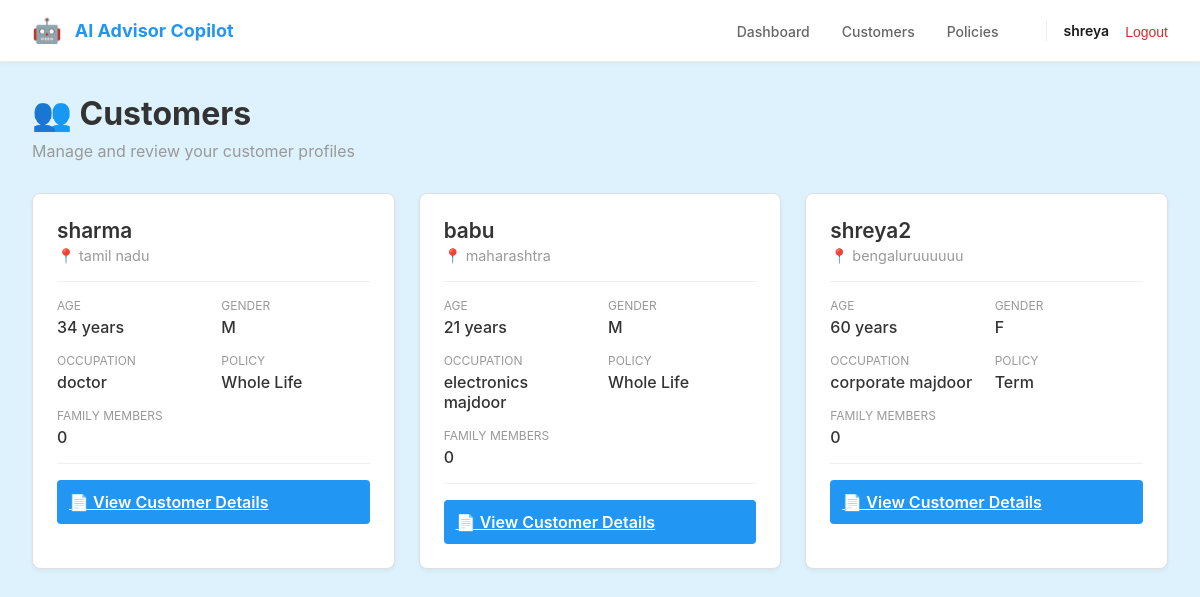
The page /customers/ (signed in) on the database as committed earlier.
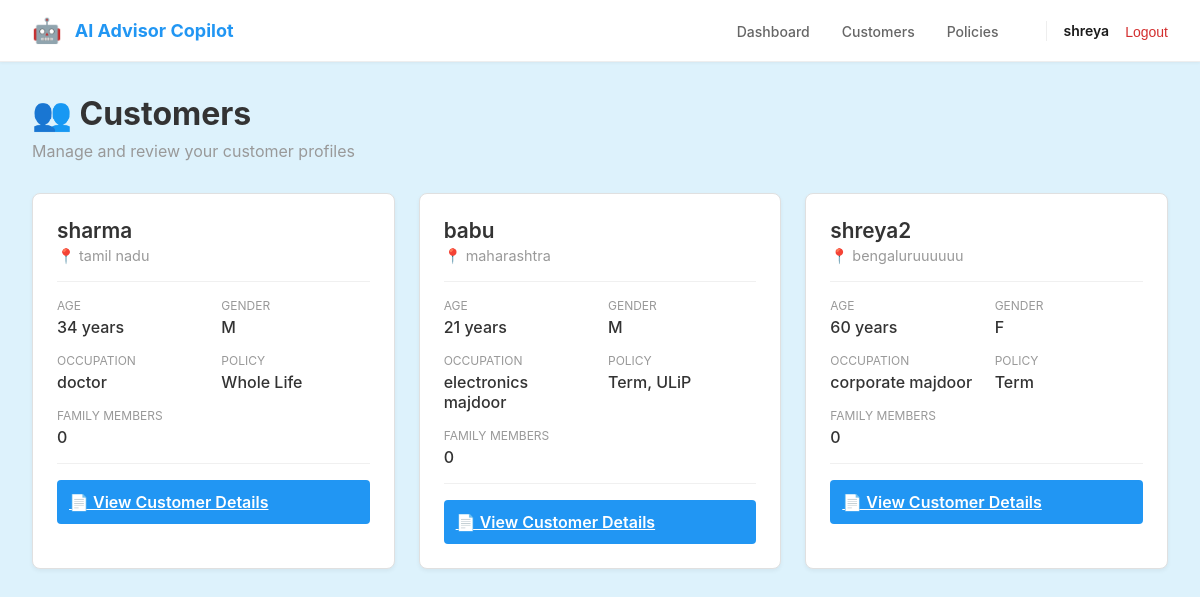
The same page on the database as committed later.
### advisors/models.py (models this page shows, shortened)
class Customer(models.Model):
    GENDER_CHOICES = [
        ("M", "Male"),
        ("F", "Female"),
        ("O", "Other"),
    ]
    full_name = models.CharField(max_length=255)
    age = models.IntegerField()
    gender = models.CharField(max_length=1, choices=GENDER_CHOICES)
    city = models.CharField(max_length=100)
    occupation = models.CharField(max_length=100)
    annual_income = models.DecimalField(max_digits=12, decimal_places=2, blank=True, null=True)
    premium_budget = models.DecimalField(max_digits=12, decimal_places=2, blank=True, null=True)
    preferred_hospitals = models.TextField(blank=True, null=True)
    assigned_to = models.ForeignKey(
        User, on_delete=models.CASCADE
    )  # Security: only assigned user sees this
    created_at = models.DateTimeField(auto_now_add=True)
    updated_at = models.DateTimeField(auto_now=True)

class ExistingInsuranceCover(models.Model):
    POLICY_TYPE_CHOICES = [
        ("Term", "Term Insurance"),
        ("Whole Life", "Whole Life"),
        ("Endowment", "Endowment"),
        ("ULiP", "Unit Linked Insurance Plan"),
        ("Other", "Other"),
    ]
    customer = models.ForeignKey(
        Customer, on_delete=models.CASCADE, related_name="insurance_covers"
    )
    provider_name = models.CharField(max_length=255)
    coverage_amount = models.DecimalField(max_digits=12, decimal_places=2)
    policy_type = models.CharField(max_length=50, choices=POLICY_TYPE_CHOICES)
    claim_history = models.TextField(blank=True, null=True)
    policy_number = models.CharField(max_length=50, unique=True, null=True, blank=True)

### advisors/views.py (the view)
# urls.py: path("customers/", customers_list, name="customers"),
@login_required(login_url='login')
def customers_list(request):
    customers = Customer.objects.filter(assigned_to=request.user).order_by('-id')
    return render(request, 'customers.html', {'customers': customers, 'customers_count': customers.count()})

### templates/customers.html (shortened to what the changed rows need)
{% load static %}
<!DOCTYPE html>
<html lang="en">
<head>
    <link rel="stylesheet" href="{% static 'style.css' %}">
</head>
<body>
    <div class="main-container">
        <div class="customers-container">
            <div class="customers-header">
                <h1>👥 Customers</h1>
            </div>
            {% if customers %}
                <div class="customers-grid">
                    {% for customer in customers %}
                        <div class="customer-card">
                            <div class="customer-card-name">{{ customer.full_name }}</div>
                            <div class="customer-card-city">📍 {{ customer.city|default:"Not specified" }}</div>
                            <div class="customer-card-details">
                                <div class="detail-item">
                                    <div class="detail-label">Age</div>
                                    <div class="detail-value">{{ customer.age }} years</div>
                                </div>
                                <div class="detail-item">
                                    <div class="detail-label">Gender</div>
                                    <div class="detail-value">{{ customer.gender|default:"N/A" }}</div>
                                </div>
                                <div class="detail-item">
                                    <div class="detail-label">Occupation</div>
                                    <div class="detail-value">{{ customer.occupation|default:"N/A" }}</div>
                                </div>
                                <div class="detail-item">
                                    <div class="detail-label">Policy</div>
                                    <div class="detail-value">
                                        {% if customer.insurance_covers.all %}
                                            {% for policy in customer.insurance_covers.all %}{{ policy.policy_type }}{% if not forloop.last %}, {% endif %}{% endfor %}
                                        {% else %}
                                            No policy
                                        {% endif %}
                                    </div>
                                </div>
                                <div class="detail-item">
                                    <div class="detail-label">Family Members</div>
                                    <div class="detail-value">{{ customer.family_members.count }}</div>
                                </div>
                            </div>
                            <div class="customer-card-footer">
                                <a href="/dashboard/?customer_id={{ customer.id }}" class="btn-select">📄 View Customer Details</a>
                            </div>
                        </div>
                    {% endfor %}
                </div>
            {% else %}
                <div class="empty-state">
                    <div class="empty-state-icon">👤</div>
                    <p>No customers yet</p>
                    <p style="font-size: 0.9rem; color: #ccc;">Add your first customer through the admin panel or API to get started.</p>
                </div>
            {% endif %}
        </div>
    </div>
</body>
</html>

Rows that differ between the two databases and show on the page:
changed ExistingInsuranceCover (number 2 of 4 on the later page): policy_type "Whole Life" → "Term"; now shows ","
added ExistingInsuranceCover: policy_type "ULiP", shown under Customer "babu"
